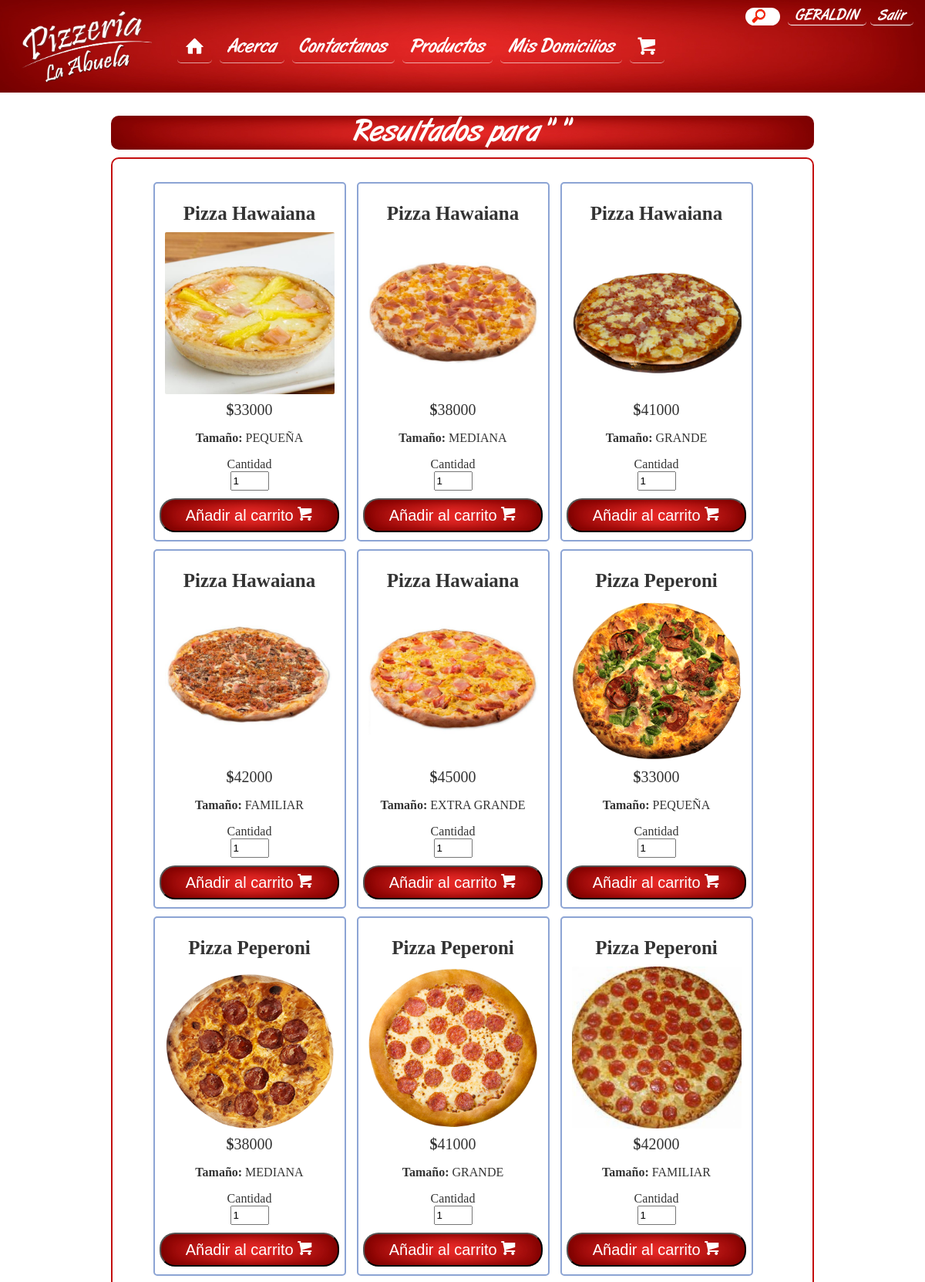
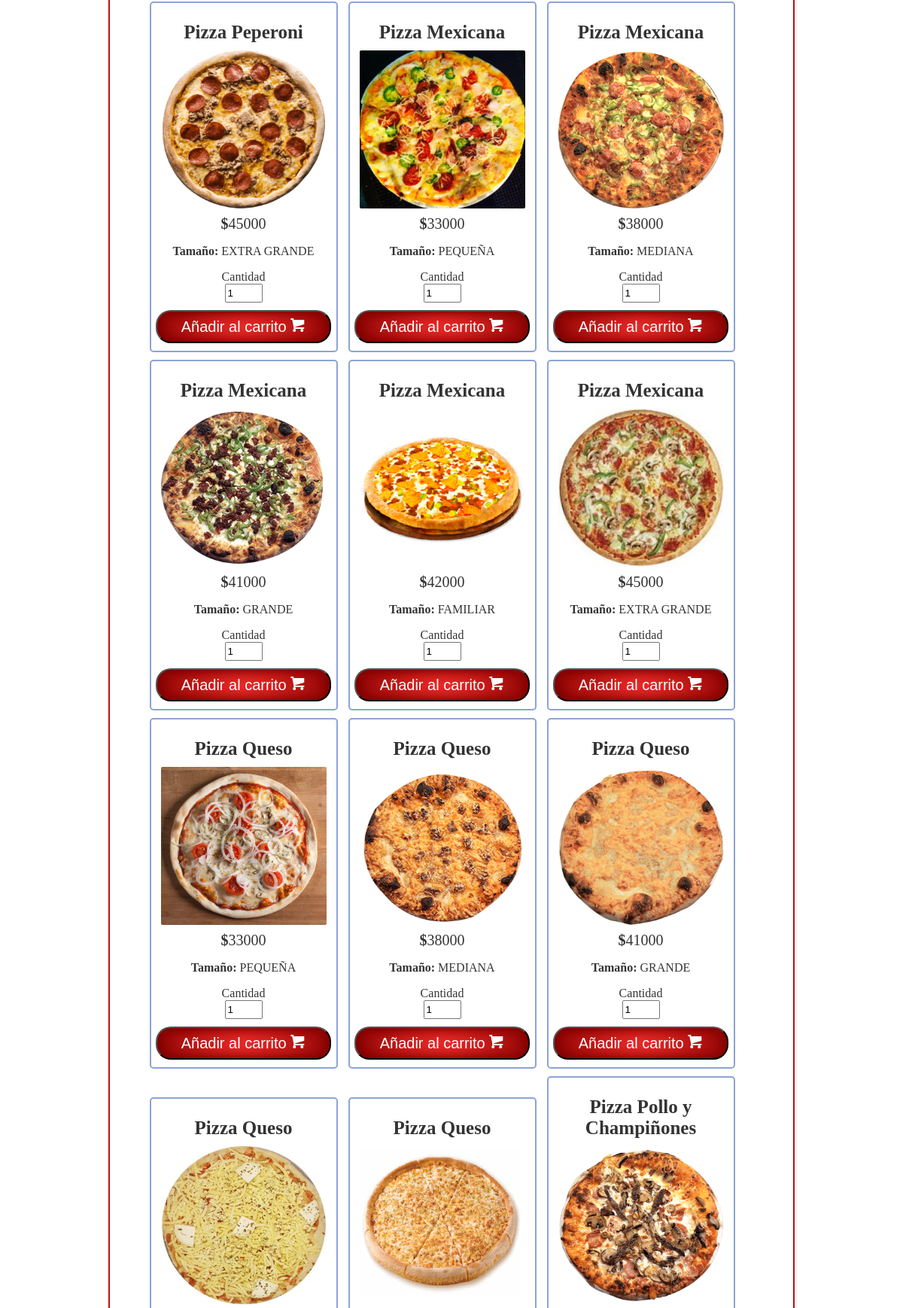
Screenshot of /Vista/Productos.php (signed in, upper part) with the database file from the repository (2 pictures, top to bottom).
### tables this page shows
CREATE TABLE `producto` (
  `Cod_producto` int(11) NOT NULL COMMENT 'Es el codigo por el cual se identifica el producto.',
  `Nom_prod` varchar(45) NOT NULL COMMENT 'Nombre por el que se identifica el producto.',
  `Desc_prod` varchar(100) NOT NULL COMMENT 'Descripción del producto.',
  `Foto_prod` varchar(70) NOT NULL COMMENT 'Imagen, foto por la que se identifica el producto.',
  `Stok_min` int(11) DEFAULT NULL COMMENT 'Cantidad minima que puede existir del producto',
  `Stok_max` int(11) DEFAULT NULL COMMENT 'Cantidad maxima  que puede existir del producto',
  `Cantidad_exist` int(11) DEFAULT NULL COMMENT 'Numero total de unidades existentes del producto',
  `tipo_producto_tipo_prod` varchar(50) NOT NULL,
  `tamaño_tamaño` varchar(50) NOT NULL,
  `Valor_unitario` decimal(10,0) DEFAULT NULL,
  `estado_prod` tinyint(1) NOT NULL COMMENT 'Define el estado del producto, deshabilitado o habilitado'
);

### Vista/Productos.php (the view, shortened to what this page needs)
<!DOCTYPE html>
<html>
<head>
    <link rel="stylesheet" href="css/styles.css">
    <link rel="stylesheet" href="css/icomoon/style.css">
</head>
<body>
    <?php
        include "header.php";
        $con = database::conectar();
            $busc = $_GET['Prod'];
            $busca = preg_replace('([^A-Za-z0-9])', '', $busc);
    ?>
    <main>
    	<div class="contenedor titulo">
    		<?php
                switch ($_GET['Prod']) {
                            ?> <p>Nuestras Pizzas</p> <?php
                            ?> <p>Nuestros Adicionales</p> <?php
                    default:
                        $products = $con->query("select * from PRODUCTO where Nom_prod LIKE '%$busca%' and estado_prod = 1");
                        ?> <p>Resultados para  "<?php echo $busca; ?> "</p> <?php
                        break;
                }
            ?>
    	</div>
    	<div class="contenedor blanco">
        <?php if($products->rowCount() == 0){
            echo "No se encontraron rasultados, por favor verifique su busqueda.";
            ?> <br><img src="img/error.png" style="width: 250px; height: 250px; margin: 30px 0px;"> <?php
        }else{
        foreach ($products->fetchAll(PDO::FETCH_OBJ) as $r): ?>
    		<div class="contprod">
                <p><?php echo $r->Nom_prod; ?></p>
                <img src="MEDIA/<?php echo $r->Foto_prod; ?>">
                <p><b>$</b><?php echo $r->Valor_unitario; ?></p>
                <p><b>Tamaño: </b><?php echo $r->tamaño_tamaño; ?></p>
                    <?php
                        $found = false;
                        if ($found){ ?>
                            <a href="Cart.php">Ver en el carrito<span class="icon-shopping-cart"></span></a>
                        <?php }else{ ?>
                            <form method="post" action="../Controlador/cart.control.php">
                                <label for="cant">Cantidad</label>
                                <input type="number" name="Cantidad" value="1" min="1" max="20"  placeholder="Cantidad" id="cant">
                                <button type="submit" name="Anadir">Añadir al carrito <span class="icon-shopping-cart"></span></button>
                            </form>
                        <?php }
                    ?>
            </div>
        <?php endforeach; } ?>
    	</div>
    </main>
</body>
</html>

### Vista/css/styles.css (style rules this page uses)
* { box-sizing: border-box; }
body { margin: 0; background-image: url("../img/background.jpg"); background-size: 100vw; background-attachment: fixed; background-repeat: none; }
main { padding: 30px; color: rgba(0,0,0,0.8); }
main img { max-width: 100%; }
.contenedor { margin: auto; margin-bottom: 30px; width: 80%; height: auto; border: 2px solid #C40F0F; border-radius: 10px; padding: 15px; box-sizing: border-box; background: rgba(252,233,131,0.5); transition: 0.6s; font-family: Ubuntu; }
.contenedor img { width: 100%; border-radius: 5px; }
.titulo { text-align: center; color: white; font-family: Artbrush; padding: 0; border: 0; margin-bottom: 10px; background-image: url("../img/fondo_header2.jpg"); background-repeat: no-repeat; background-size: 100% 100%; }
.titulo p { margin: 0; font-size: 40px; }
.blanco { background-color: rgba(255,255,255,0.8); padding: 30px 30px 30px 15px; text-align:center; }
.contprod { width: 250px; border: 2px solid rgba(26,75,169,0.5); border-radius: 5px; box-sizing: border-box; display: inline-block; margin: 0px 10px 10px 0px; }
.contprod img { width: 220px; height: 210px; max-width: 100%; border-radius: 2px; }
.contprod p:nth-child(1) { font-weight: bolder; font-size: 25px; margin-bottom: 10px; }
.contprod p:nth-child(3) { margin: 5px 0px 10px 0px; font-size: 20px; }
.contprod a, form button { margin: 10px 0px; width: 95%; font-size: 20px; color: #fff; background-image: url("../img/fondo_header2.jpg"); background-repeat: no-repeat; background-size: 100% 100%; padding: 8px 0px; border-radius: 20px; transition: 0.3s; }
.contprod form input[type="number"] { width: 50px; }
.finaliza_compra form input, label { display: block; margin: auto; }
.form-row-item input[type="text"], input[type="number"], input[type="email"], input[type="password"] { height: 25px; }
.form-row-item input, label, select, textarea { width: 100%; }

### Vista/css/icomoon/style.css (style rules this page uses)
[class^="icon-"], [class*=" icon-"] { font-family: 'icomoon' !important; speak: none; font-style: normal; font-weight: normal; font-variant: normal; text-transform: none; line-height: 1; -webkit-font-smoothing: antialiased; -moz-osx-font-smoothing: grayscale; }
.icon-shopping-cart:before { content: "\ea13"; }

### rows the page displays
producto: Nom_prod "Pizza Hawaiana", Foto_prod (picture), Valor_unitario "33000", tamaño_tamaño "PEQUEÑA"
producto: Nom_prod "Pizza Hawaiana", Foto_prod (picture), Valor_unitario "38000", tamaño_tamaño "MEDIANA"
producto: Nom_prod "Pizza Hawaiana", Foto_prod (picture), Valor_unitario "41000", tamaño_tamaño "GRANDE"
producto: Nom_prod "Pizza Hawaiana", Foto_prod (picture), Valor_unitario "42000", tamaño_tamaño "FAMILIAR"
producto: Nom_prod "Pizza Hawaiana", Foto_prod (picture), Valor_unitario "45000", tamaño_tamaño "EXTRA GRANDE"
producto: Nom_prod "Pizza Peperoni", Foto_prod (picture), Valor_unitario "33000", tamaño_tamaño "PEQUEÑA"
producto: Nom_prod "Pizza Peperoni", Foto_prod (picture), Valor_unitario "38000", tamaño_tamaño "MEDIANA"
producto: Nom_prod "Pizza Peperoni", Foto_prod (picture), Valor_unitario "41000", tamaño_tamaño "GRANDE"
producto: Nom_prod "Pizza Peperoni", Foto_prod (picture), Valor_unitario "42000", tamaño_tamaño "FAMILIAR"
producto: Nom_prod "Pizza Peperoni", Foto_prod (picture), Valor_unitario "45000", tamaño_tamaño "EXTRA GRANDE"
producto: Nom_prod "Pizza Mexicana", Foto_prod (picture), Valor_unitario "33000", tamaño_tamaño "PEQUEÑA"
producto: Nom_prod "Pizza Mexicana", Foto_prod (picture), Valor_unitario "38000", tamaño_tamaño "MEDIANA"
producto: Nom_prod "Pizza Mexicana", Foto_prod (picture), Valor_unitario "41000", tamaño_tamaño "GRANDE"
producto: Nom_prod "Pizza Mexicana", Foto_prod (picture), Valor_unitario "42000", tamaño_tamaño "FAMILIAR"
producto: Nom_prod "Pizza Mexicana", Foto_prod (picture), Valor_unitario "45000", tamaño_tamaño "EXTRA GRANDE"
producto: Nom_prod "Pizza Queso", Foto_prod (picture), Valor_unitario "33000", tamaño_tamaño "PEQUEÑA"
producto: Nom_prod "Pizza Queso", Foto_prod (picture), Valor_unitario "38000", tamaño_tamaño "MEDIANA"
producto: Nom_prod "Pizza Queso", Foto_prod (picture), Valor_unitario "41000", tamaño_tamaño "GRANDE"
producto: Nom_prod "Pizza Queso", Foto_prod (picture)
producto: Nom_prod "Pizza Queso", Foto_prod (picture)
producto: Nom_prod "Pizza Pollo y Champiñones", Foto_prod (picture)

### other values shown
$nombre "GERALDIN"
